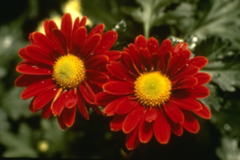
%> input picture source_images/flower.bmp, 240 x 160 px
$ octave loopyBP_algo.m   (GNU Octave 9; MATLAB toolbox functions it lacks are replaced by stand-ins)
%> lines starting %> are read from the running program, lines starting %| are printed output that depends on the picture; in (x1, y1, x2, y2) boxes, pixels count from 0 and x2, y2 are one past the last pixel; in counts of white or black regions, pixels touching at a corner belong together; the program's own positions count from 1
%%%%%%%%%%%%%%%%%%%%%%%%%%%%%%%%%%%%%%%%%%%%%%%%%%%%%%%%%%%%%%%%%%%%
%%%%%%%  Term Project for Probabilistic Graphical Models %%%%%%%%%%%
%%%%%%%                Exercise 6.4 MIT                  %%%%%%%%%%%
%%%%%%%       Streviniotis Errikos AM: 2020039017        %%%%%%%%%%%
%%%%%%%%%%%%%%%%%%%%%%%%%%%%%%%%%%%%%%%%%%%%%%%%%%%%%%%%%%%%%%%%%%%%
clc
clear all;
close all;

% Load the images (.bmp files)
flower = double(imread('source_images/flower.bmp'));
flower_norm = flower / max(flower(:));

background = imread('source_images/background.bmp');
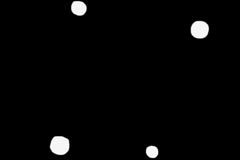
%> input picture source_images/background.bmp, 240 x 160 px
%> background is the input picture: size 160x240 uint8; min 0, max 255, mean 5.6
foreground = imread('source_images/foreground.bmp');
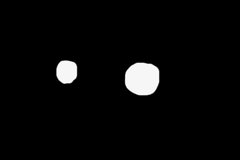
%> input picture source_images/foreground.bmp, 240 x 160 px
%> foreground is the input picture: size 160x240 uint8; min 0, max 255, mean 8.6

number_rows = size(background,1);
%> number_rows = 160
number_columns = size(background,2);
%> number_columns = 240

% Show the loaded images (.bmp files)
figure(1)
imshow(flower)
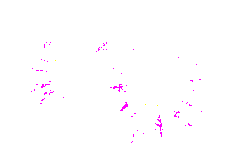
%> displayed picture: size 160x240x3, on the screen's scale of 0 to 255; mean R, G, B 255, 253.5, 255
figure(2)
imshow(background)
figure(3)
imshow(foreground)

% Find the non-zero values in the .bmp files
[rB, cB] = find(background);
%> rB = 1154 values from 1 to 160; cB = 1154 values from 48 to 211
[rF, cF] = find(foreground);
%> rF = 1606 values from 59 to 98; cF = 1606 values from 55 to 162

%%%%%%%%%%%%%%%%%%%%%%%%%%%%%%%%%%%%%%%%%%%%%%%%%%%%%%%%%%%
% Computation of mean vectors
%%%%%%%%%%%%%%%%%%%%%%%%%%%%%%%%%%%%%%%%%%%%%%%%%%%%%%%%%%%

% Background section
rgb_background  = 0;
for i = 1:1:size(rB,1)
    rgb_background = rgb_background + flower_norm(rB(i), cB(i), 1);
end
%> this loop made 1154 passes
%> rgb_background on passes 1 to 3: 0.494, 1.01, 1.5
%> after the loop, rgb_background = 374.9
rgb1_background_mean = rgb_background / size(rB,1);
%> rgb1_background_mean = 0.325

rgb_background  = 0;
for i = 1:1:size(rB,1)
    rgb_background = rgb_background + flower_norm(rB(i), cB(i), 2);
end
%> this loop made 1154 passes
%> rgb_background on passes 1 to 3: 0.498, 1.02, 1.51
%> after the loop, rgb_background = 387.6
rgb2_background_mean = rgb_background / size(rB,1);
%> rgb2_background_mean = 0.336

rgb_background  = 0;
for i = 1:1:size(rB,1)
    rgb_background = rgb_background + flower_norm(rB(i), cB(i), 3);
end
%> this loop made 1154 passes
%> rgb_background on passes 1 to 3: 0.224, 0.455, 0.675
%> after the loop, rgb_background = 178.8
rgb3_background_mean = rgb_background / size(rB,1);
%> rgb3_background_mean = 0.155

% Computed mean vector for background
rgb_background_mean = [rgb1_background_mean, rgb2_background_mean, rgb3_background_mean]
%> rgb_background_mean = [0.325 0.336 0.155]

% Foreground section
rgb_foreground  = 0;
for i = 1:1:size(rF,1)
    rgb_foreground = rgb_foreground + flower_norm(rF(i), cF(i), 1);
end
%> this loop made 1606 passes
%> rgb_foreground on passes 1 to 3: 0.827, 1.58, 2.24
%> after the loop, rgb_foreground = 1125.1
rgb1_foreground_mean = rgb_foreground / size(rF,1);
%> rgb1_foreground_mean = 0.701

rgb_foreground  = 0;
for i = 1:1:size(rF,1)
    rgb_foreground = rgb_foreground + flower_norm(rF(i), cF(i), 2);
end
%> this loop made 1606 passes
%> rgb_foreground on passes 1 to 3: 0.553, 1, 1.38
%> after the loop, rgb_foreground = 723.4
rgb2_foreground_mean = rgb_foreground / size(rF,1);
%> rgb2_foreground_mean = 0.45

rgb_foreground  = 0;
for i = 1:1:size(rF,1)
    rgb_foreground = rgb_foreground + flower_norm(rF(i), cF(i), 3);
end
%> this loop made 1606 passes
%> rgb_foreground on passes 1 to 3: 0.106, 0.173, 0.243
%> after the loop, rgb_foreground = 70.28
rgb3_foreground_mean = rgb_foreground / size(rF,1);
%> rgb3_foreground_mean = 0.0438

% Computed mean vector for foreground
rgb_foreground_mean = [rgb1_foreground_mean, rgb2_foreground_mean, rgb3_foreground_mean]
%> rgb_foreground_mean = [0.701 0.45 0.0438]

%%%%%%%%%%%%%%%%%%%%%%%%%%%%%%%%%%%%%%%%%%%%%%%%%%%%%%%%%%%
% Computation of covariance matrix
%%%%%%%%%%%%%%%%%%%%%%%%%%%%%%%%%%%%%%%%%%%%%%%%%%%%%%%%%%%

% Background section
rgb1_background_tmp  = zeros(size(rB,1),1);
rgb2_background_tmp  = zeros(size(rB,1),1);
rgb3_background_tmp  = zeros(size(rB,1),1);
for i = 1:1:size(rB,1)
    rgb1_background_tmp(i) = flower_norm(rB(i), cB(i), 1) - rgb1_background_mean;
    rgb2_background_tmp(i) = flower_norm(rB(i), cB(i), 2) - rgb2_background_mean;
    rgb3_background_tmp(i) = flower_norm(rB(i), cB(i), 3) - rgb3_background_mean;
end
%> after the loop, rgb1_background_tmp = 1154 values, max 0.675 at index 363, min -0.278 at index 680, mean -9.97e-16; rgb2_background_tmp = 1154 values, max 0.664 at index 362, min -0.289 at index 800, mean -1.03e-15; rgb3_background_tmp = 1154 values, max 0.673 at index 884, min -0.139 at index 575, mean -1.72e-16
rgb_background_tmp = [rgb1_background_tmp(:), rgb2_background_tmp(:), rgb3_background_tmp(:)].';
%> rgb_background_tmp = 1154 columns, first 8: [0.169 0.189 0.169 -0.0582 -0.019 -0.0425 -0.0621 -0.0896; 0.162 0.182 0.158 -0.0379 -0.00257 -0.0261 -0.03 -0.0614; 0.0686 0.0764 0.0647 -0.0687 -0.049 -0.0726 -0.0137 -0.053]
rgb_background_tmp_L = rgb_background_tmp * rgb_background_tmp.';
%> rgb_background_tmp_L = [87.73 81.77 46.42; 81.77 77.57 44.45; 46.42 44.45 30.5]

% Computed L matrix for background
rgb_background_L = rgb_background_tmp_L / size(rB,1)
%> rgb_background_L = [0.076 0.0709 0.0402; 0.0709 0.0672 0.0385; 0.0402 0.0385 0.0264]

% Foreground section
rgb1_foreground_tmp  = zeros(size(rF,1),1);
rgb2_foreground_tmp  = zeros(size(rF,1),1);
rgb3_foreground_tmp  = zeros(size(rF,1),1);
for i = 1:1:size(rF,1)
    rgb1_foreground_tmp(i) = flower_norm(rF(i), cF(i), 1) - rgb1_foreground_mean;
    rgb2_foreground_tmp(i) = flower_norm(rF(i), cF(i), 2) - rgb2_foreground_mean;
    rgb3_foreground_tmp(i) = flower_norm(rF(i), cF(i), 3) - rgb3_foreground_mean;
end
%> after the loop, rgb1_foreground_tmp = 1606 values, max 0.299 at index 1581, min -0.497 at index 1257, mean -9.95e-18; rgb2_foreground_tmp = 1606 values, max 0.42 at index 431, min -0.45 at index 558, mean -3.47e-16; rgb3_foreground_tmp = 1606 values, max 0.266 at index 1390, min -0.0398 at index 751, mean -1.17e-15
rgb_foreground_tmp = [rgb1_foreground_tmp(:), rgb2_foreground_tmp(:), rgb3_foreground_tmp(:)].';
%> rgb_foreground_tmp = 1606 columns, first 8: [0.127 0.0484 -0.0339 -0.105 0.0602 0.174 -0.112 0.166; 0.103 0.000542 -0.0779 -0.133 -0.0779 0.0633 -0.141 0.0986; 0.0621 0.0229 0.0268 0.00722 -0.00455 -0.00847 -0.00847 0.0111]
rgb_foreground_tmp_L = rgb_foreground_tmp * rgb_foreground_tmp.';
%> rgb_foreground_tmp_L = [82.41 96.07 2.21; 96.07 133.9 3.77; 2.21 3.77 1.77]

% Computed L matrix for foreground
rgb_foreground_L = rgb_foreground_tmp_L / size(rF,1)
%> rgb_foreground_L = [0.0513 0.0598 0.00138; 0.0598 0.0834 0.00235; 0.00138 0.00235 0.0011]


%%%%%%%%%%%%%%%%%%%%%%%%%%%%%%%%%%%%%%%%%%%%%%%%%%%%%%%%%%%
% Sum Product
%%%%%%%%%%%%%%%%%%%%%%%%%%%%%%%%%%%%%%%%%%%%%%%%%%%%%%%%%%%

epsilon = 0.01;

% Node potentials
phi_i = zeros(number_rows,number_columns,2);

for i = 1:1:number_rows
   for j = 1:1:number_columns
       % Part where x = background , phi_i(:,:,1)
       diff = reshape(flower_norm(i,j,:),3,1)-rgb_background_mean';
       phi_i(i,j,1) = 1/((2*pi^(3/2))*(det(rgb_background_L)^0.5)) * exp(-0.5 * diff' * inv(rgb_background_L) * diff) + epsilon;

       % Part where x = foreground , phi_i(:,:,2)
       diff = reshape(flower_norm(i,j,:),3,1)-rgb_foreground_mean';
       phi_i(i,j,2) = 1/((2*pi^(3/2))*(det(rgb_foreground_L)^0.5)) * exp(-0.5 * diff' * inv(rgb_foreground_L) * diff) + epsilon;
   end
end

flower_prior = flower_norm;
for i = 1:1:number_rows
   for j = 1:1:number_columns
       if phi_i(i,j,1) >= phi_i(i,j,2)
           pixel = [0 0 0];
       else
           pixel = [255 255 255];
       end
       flower_prior(i,j,1) = pixel(1);
       flower_prior(i,j,2) = pixel(2);
       flower_prior(i,j,3) = pixel(3);
   end
end
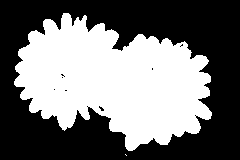
%> flower_prior: size 160x240x3 double; 45.1% white; 2 white regions (1 under 20 px), largest, box (x1, y1, x2, y2) and area: (14, 13, 212, 151) 17318
%> after the loop, pixel = [0 0 0]

figure(4)
imshow(flower_prior)

% We use a clockwise encoding of the messages:
% 1 is for up
% 2 is for right
% 3 is for down
% 4 is for left

msg_t = ones(number_rows, number_columns, 4, 2);
msg_tplus = msg_t;

% 30 iterations procedure
max_itr_num = 30;
x_same = 0.9;
x_diff = 0.1;
psi_ij=[x_same, x_diff;x_diff, x_same];

%> (the run ends here)
